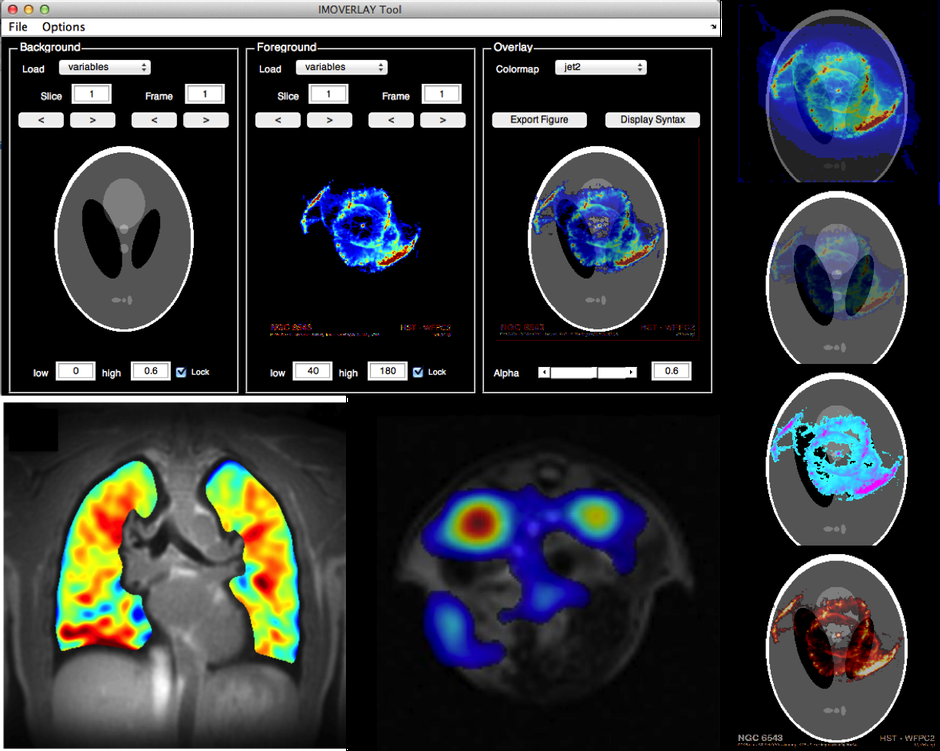
%> input picture imoverlay/imoverlay.png, 940 x 751 px, shrunk from 1222 x 976 before the run
$ octave --eval "result = thresholdgradient(rgb2gray(imread('imoverlay/imoverlay.png')));"   (GNU Octave 9; MATLAB toolbox functions it lacks are replaced by stand-ins)
%> lines starting %> are read from the running program, lines starting %| are printed output that depends on the picture
function [ optimalthreshold, areamin ] = thresholdgradient( inputimg, threshold_range, increment )
%THRESHOLDGRADIENT tries a range of thresholds to determine which one gives
%the most consistent ROI size (std/mean). It also returns the minimal area
%size.
%   [ optimalthreshold, areamin ] = thresholdgradient( inputimg, threshold_range )


if nargin < 3
    % Default increment
    increment = 10;

    if nargin < 2
        % Default range
        threshold_range = [10, 100];
    end
end

% Initiate thresholds to try
n_tries = abs(diff(threshold_range)/increment + 1);

% Thresholds to try
thresholds = threshold_range(1) + (0 : (n_tries-1)) * increment;
N_rois = zeros(n_tries, 1);
ROIsizestd = zeros(n_tries, 1);

% Min areas
area_min_vec = zeros(n_tries, 1);

for i = 1 : n_tries

    % Generate the number of ROIs
    [labeledimg, N_rois(i)] = bwlabel(inputimg >= thresholds(i));

    % Get areas
    roiproperties = regionprops(labeledimg);
    Areas = cell2mat({roiproperties.Area});

    if ~isempty(Areas)
        % Calcualte area std/mean and minimal values
        ROIsizestd(i) = std(Areas)/mean(Areas);
        area_min_vec(i) = min(Areas);
    end
end

scatter(thresholds, ROIsizestd, 'o')
ylabel('Area Std/Mean')
xlabel('Threshold')

% Find first threshold value where std = mean
best_ind = find(ROIsizestd < 1, 1, 'first');

% Outputs
optimalthreshold = thresholds(best_ind);
areamin = area_min_vec(best_ind);

% figure
% imshow(inputimg >= optimalthreshold)

end
%> the loop in thresholdgradient, `for i = 1 : n_tries` made 10 passes
%> pass 1, in thresholdgradient, `[labeledimg, N_rois(i)] = bwlabel(inputimg >= thresholds(i));`:
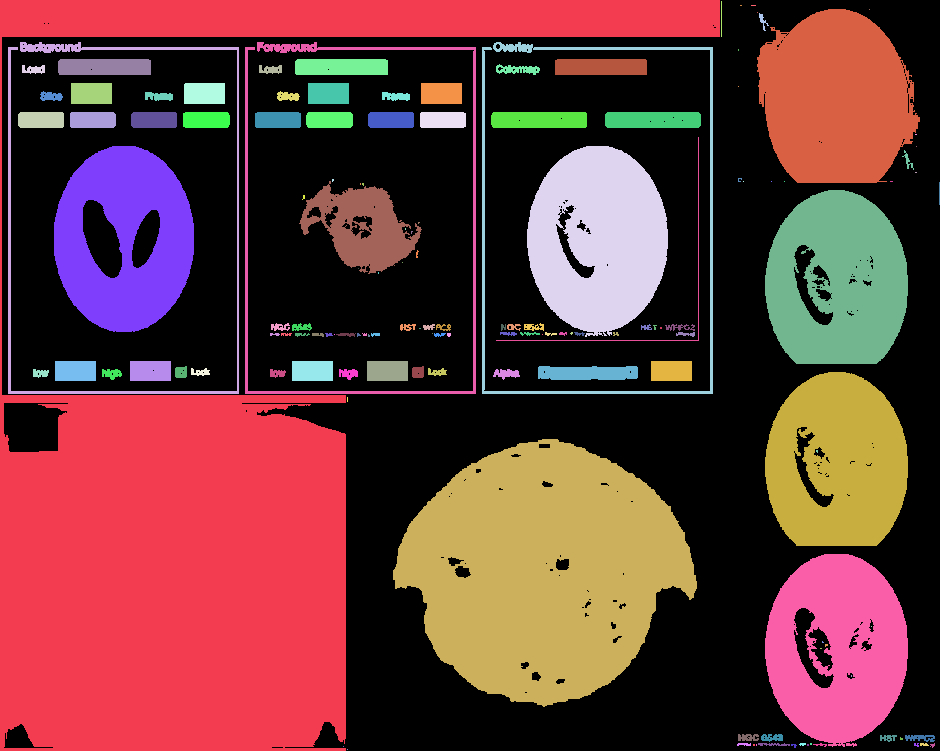
%> labeledimg: size 751x940 double; 144 distinct labels, from 0 to 143; one colour per label, 0 black
%> pass 2, in thresholdgradient, `[labeledimg, N_rois(i)] = bwlabel(inputimg >= thresholds(i));`:
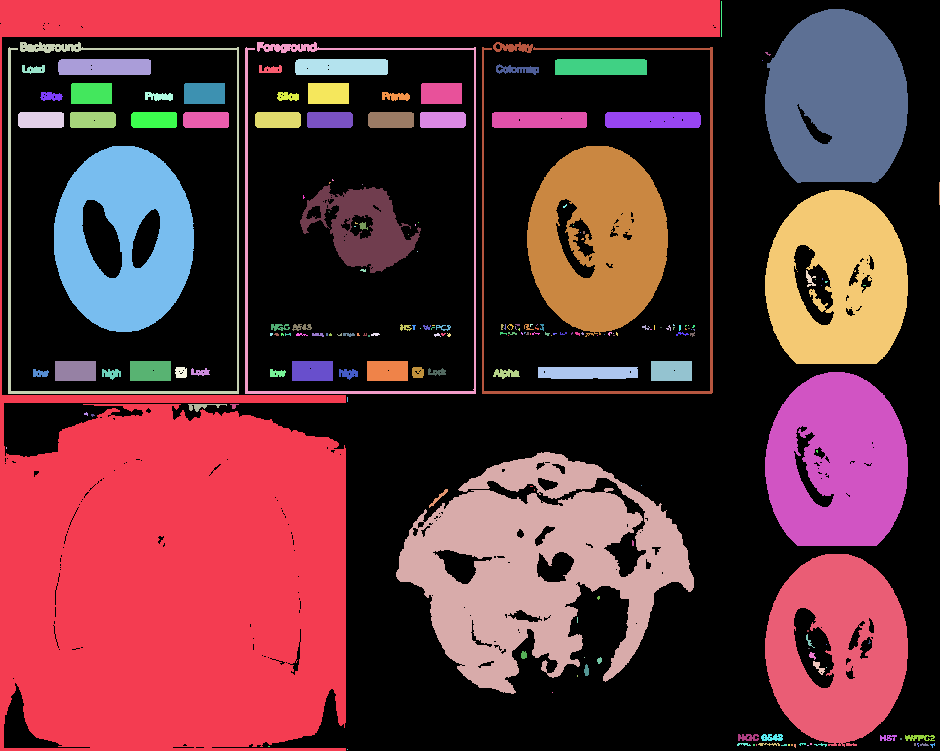
%> labeledimg: size 751x940 double; 207 distinct labels, from 0 to 206; one colour per label, 0 black
%> pass 3, in thresholdgradient, `[labeledimg, N_rois(i)] = bwlabel(inputimg >= thresholds(i));`:
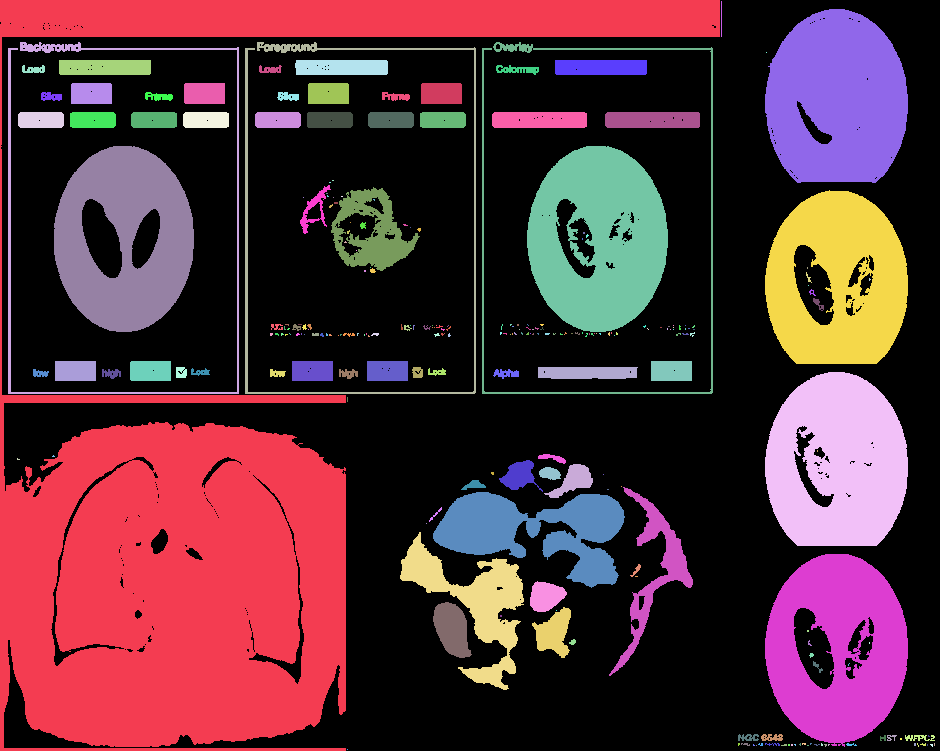
%> labeledimg: size 751x940 double; 250 distinct labels, from 0 to 249; one colour per label, 0 black
%> after the loop in thresholdgradient, `for i = 1 : n_tries`: N_rois = [143; 206; 249; 307; 300; 295; 299; 324; 416; 340]; ROIsizestd = [5.31; 6.51; 7.13; 7.92; 7.28; 5.48; 5.44; 4.71; 5.46; 4.98]; area_min_vec = [1; 1; 1; 1; 1; 1; 1; 1; 1; 1]
%> in thresholdgradient, `best_ind = find(ROIsizestd < 1, 1, 'first');`: best_ind = []
%> `result = thresholdgradient(rgb2gray(imread('imoverlay/imoverlay.png')));`:
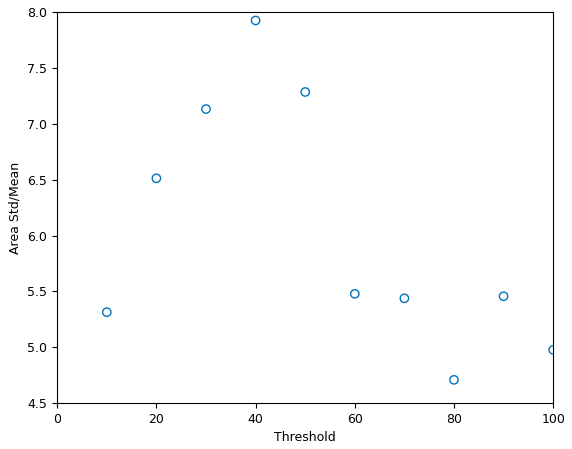
%> figure redrawn from the program's plot data
